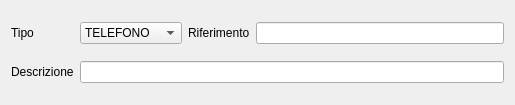
<?xml version="1.0" encoding="UTF-8"?>
<ui version="4.0">
 <class>Dialog</class>
 <widget class="QDialog" name="Dialog">
  <property name="geometry">
   <rect>
    <x>0</x>
    <y>0</y>
    <width>515</width>
    <height>105</height>
   </rect>
  </property>
  <property name="windowTitle">
   <string>Riferimento</string>
  </property>
  <layout class="QGridLayout" name="gridLayout">
   <item row="0" column="0">
    <widget class="QLabel" name="label">
     <property name="text">
      <string>Tipo</string>
     </property>
    </widget>
   </item>
   <item row="0" column="1">
    <widget class="QComboBox" name="comboBox">
     <property name="column" stdset="0">
      <string>tipo</string>
     </property>
     <item>
      <property name="text">
       <string>TELEFONO</string>
      </property>
     </item>
     <item>
      <property name="text">
       <string>CELLULARE</string>
      </property>
     </item>
     <item>
      <property name="text">
       <string>FAX</string>
      </property>
     </item>
     <item>
      <property name="text">
       <string>EMAIL</string>
      </property>
     </item>
     <item>
      <property name="text">
       <string>URL</string>
      </property>
     </item>
    </widget>
   </item>
   <item row="0" column="2">
    <widget class="QLabel" name="label_2">
     <property name="text">
      <string>Riferimento</string>
     </property>
    </widget>
   </item>
   <item row="0" column="3">
    <widget class="QLineEdit" name="lineEdit">
     <property name="column" stdset="0">
      <string>riferimento</string>
     </property>
    </widget>
   </item>
   <item row="1" column="0">
    <widget class="QLabel" name="label_3">
     <property name="text">
      <string>Descrizione</string>
     </property>
    </widget>
   </item>
   <item row="1" column="1" colspan="3">
    <widget class="QLineEdit" name="lineEdit_2">
     <property name="column" stdset="0">
      <string>descrizione</string>
     </property>
    </widget>
   </item>
  </layout>
 </widget>
 <resources/>
 <connections/>
</ui>
